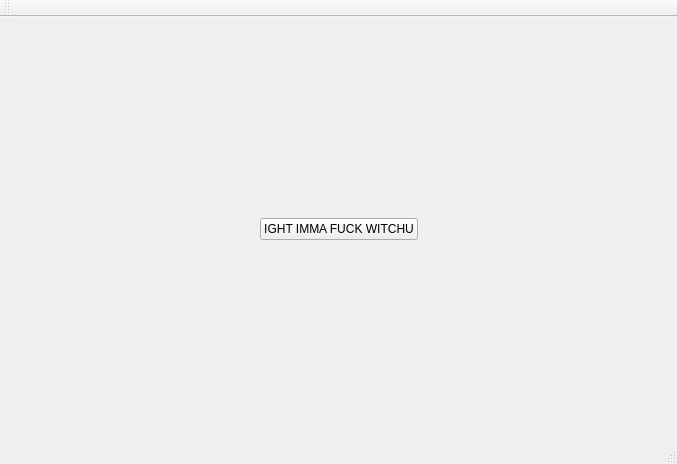
<?xml version="1.0" encoding="UTF-8"?>
<ui version="4.0">
 <class>MainWindow</class>
 <widget class="QMainWindow" name="MainWindow">
  <property name="geometry">
   <rect>
    <x>0</x>
    <y>0</y>
    <width>677</width>
    <height>464</height>
   </rect>
  </property>
  <property name="windowTitle">
   <string>MainWindow</string>
  </property>
  <widget class="QWidget" name="centralWidget">
   <layout class="QVBoxLayout" name="verticalLayout">
    <item>
     <layout class="QGridLayout" name="gridLayout"/>
    </item>
    <item>
     <layout class="QHBoxLayout" name="horizontalLayout">
      <item>
       <spacer name="horizontalSpacer">
        <property name="orientation">
         <enum>Qt::Horizontal</enum>
        </property>
        <property name="sizeHint" stdset="0">
         <size>
          <width>40</width>
          <height>20</height>
         </size>
        </property>
       </spacer>
      </item>
      <item>
       <widget class="QPushButton" name="pushButton">
        <property name="text">
         <string>IGHT IMMA FUCK WITCHU</string>
        </property>
       </widget>
      </item>
      <item>
       <spacer name="horizontalSpacer_2">
        <property name="orientation">
         <enum>Qt::Horizontal</enum>
        </property>
        <property name="sizeHint" stdset="0">
         <size>
          <width>40</width>
          <height>20</height>
         </size>
        </property>
       </spacer>
      </item>
     </layout>
    </item>
   </layout>
  </widget>
  <widget class="QMenuBar" name="menuBar">
   <property name="geometry">
    <rect>
     <x>0</x>
     <y>0</y>
     <width>677</width>
     <height>25</height>
    </rect>
   </property>
  </widget>
  <widget class="QToolBar" name="mainToolBar">
   <attribute name="toolBarArea">
    <enum>TopToolBarArea</enum>
   </attribute>
   <attribute name="toolBarBreak">
    <bool>false</bool>
   </attribute>
  </widget>
  <widget class="QStatusBar" name="statusBar"/>
 </widget>
 <layoutdefault spacing="6" margin="11"/>
 <resources/>
 <connections/>
</ui>
